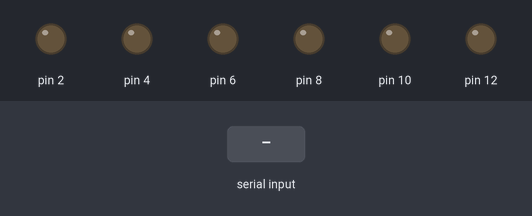
Simulated run of this program. Board: Arduino Nano, built with avr-gcc and run on an emulated ATmega328P. Shown: output pins drawn as LEDs (lit = HIGH). Dashed ring = blinking. The test bench sets the inputs (shaded band). What the program prints to the serial monitor is not drawn.

Above: at 1.2 s.
1.3 s: "90,45\n" received over Serial
At 1.7 s:
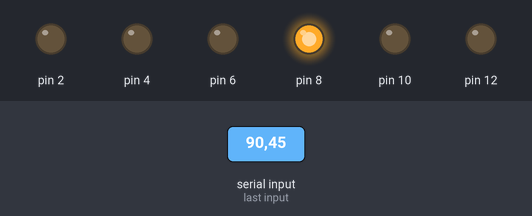
4.3 s: "1" received over Serial
At 4.7 s:
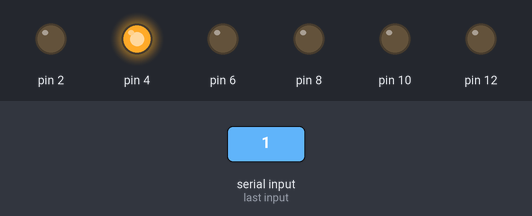
6.3 s: "2" received over Serial
At 6.7 s:
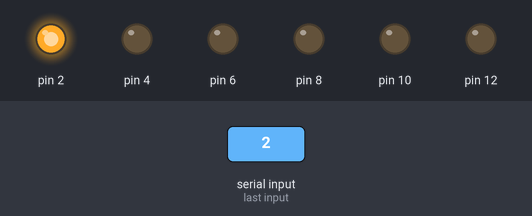
8.3 s: "3" received over Serial
At 8.7 s:
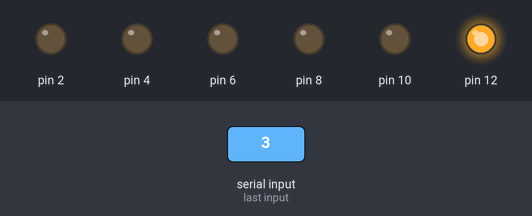
10.3 s: "30,150\n" received over Serial
At 12.2 s:
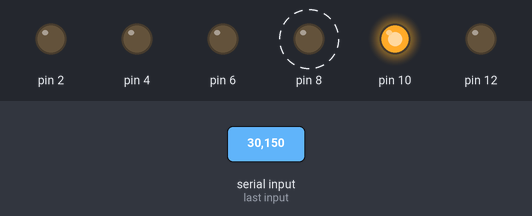
Timing chart, 0 to 14.3 s (numbered marks = the images above; inputs shaded):
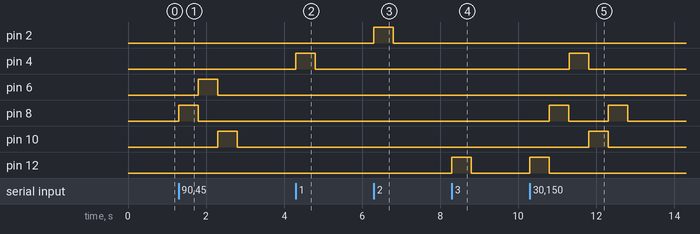

Measured:
- after the input at 1.3 s, pin 6: LOW → HIGH after 0.50 s, → LOW 0.50 s later; pin 8: LOW → HIGH at once, → LOW 0.50 s later; pin 10: LOW → HIGH after 1.0 s, → LOW 0.50 s later
- after the input at 4.3 s, pin 4: LOW → HIGH at once, → LOW 0.50 s later
- after the input at 6.3 s, pin 2: LOW → HIGH at once, → LOW 0.50 s later
- after the input at 8.3 s, pin 12: LOW → HIGH at once, → LOW 0.50 s later
- after the input at 10.3 s, pin 4: LOW → HIGH after 1.0 s, → LOW 0.50 s later; pin 8: alternates HIGH for 0.50 s and LOW for 1.0 s, starting after 0.50 s; pin 10: LOW → HIGH after 1.5 s, → LOW 0.50 s later; pin 12: LOW → HIGH at once, → LOW 0.50 s later

The program:

main.cpp
```cpp
#include <Arduino.h>
#include "IH.h"

#define RCV_BUFF_LEN 1

uint8_t button;

IH ih;

void buttonCtrl(){
  switch(button){
    case '0':
      ih.power();
      break;
    case '1':
      ih.heat();
      break;
    case '2':
      ih.up();
      break;
    case '3':
      ih.down();
      break;
    case '4':
      ih.boil();
      break;
    case '5':
      ih.speed();
      break;
    default:
      break;
  }
}

void showPrompt(){
  Serial.println("0:power, 1:heat, 2:up, 3:down, 4:boil, 5:speed");
  Serial.print(">");
}

void setup() {
  Serial.begin(115200);
  ih.init();

  showPrompt();
}

void loop() {
  if (Serial.available()) {
    button = Serial.read();

    Serial.println(button-48);

    buttonCtrl();

    showPrompt();
  }
}
```
